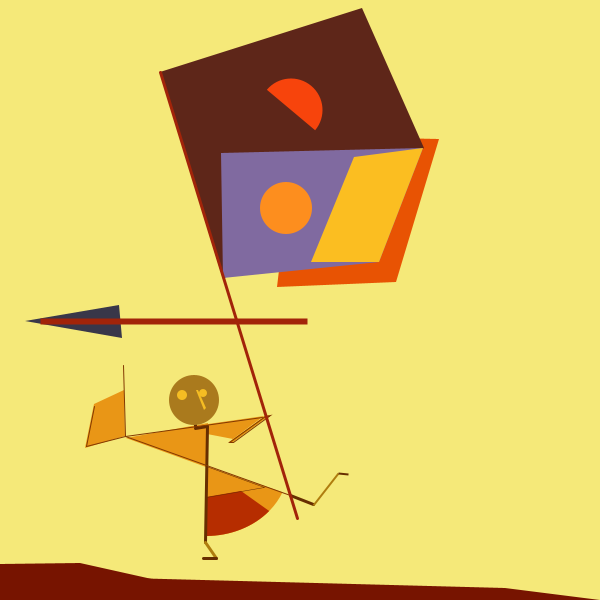
Frame 1 (no input)
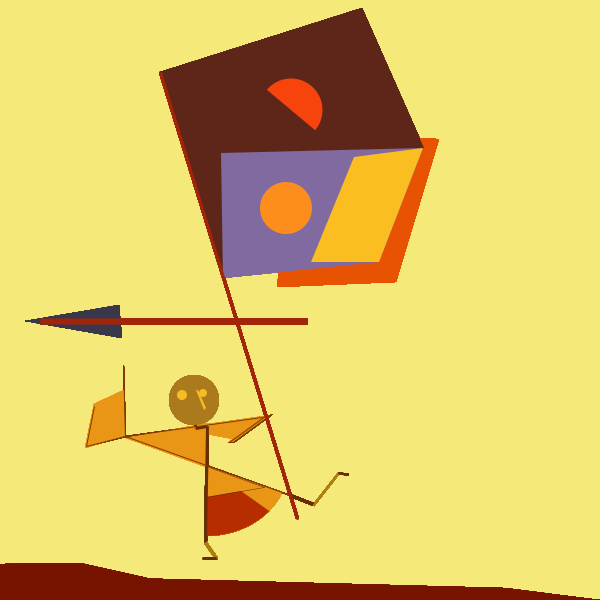
Frame 60 (the mouse pressed at the canvas centre just before this capture)
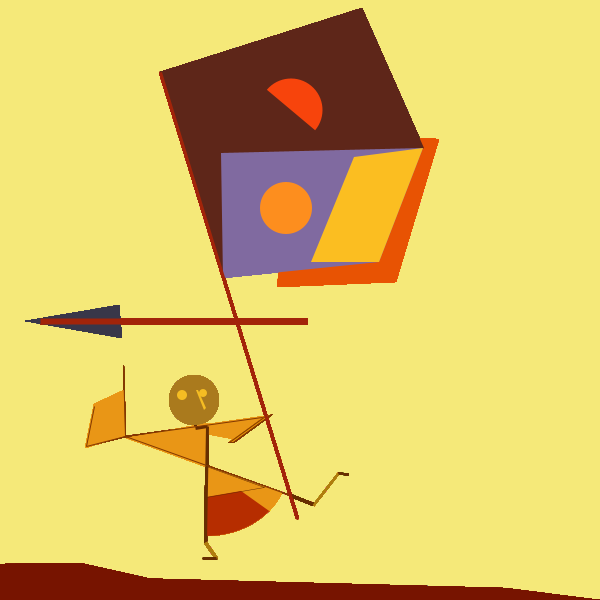
Frame 120 (the mouse held since frame 60 and released just before this capture)

The Processing sketch that drew these frames (run headless with seeded random() and noise(); from frame 60 on, the mouse is pressed at the canvas centre):

// Processing sketch: processing_109022
// ── processing_109022.pde

void setup()
{
  size(600, 600);
  background(#F5E979);
  smooth();
}
void draw()
{
  noStroke();
  //
  fill(232, 83, 3); 
  quad(295, 136, 439, 139, 396, 282, 277, 287);



  //land

  fill(119, 20, 0);
  quad(00, 564, 80, 563, 246, 600, 0, 600);
  quad(127, 578, 505, 588, 600, 600, 127, 600);

  //inner space!!
  noStroke();




  fill(233, 150, 22);
  triangle(208, 423, 206, 467, 126, 438); 

  noStroke();

  arc(206, 466, 165, 140, radians(22), radians(90));
  fill(182, 45, 0);

  arc(206, 466, 165, 140, radians(40), radians(90));

  fill(233, 150, 22);

  noStroke();
  quad(94, 404, 124, 390, 125, 436, 85, 448);
  quad(208, 424, 264, 416, 233, 439, 207, 434);



  stroke(103, 46, 1);
  strokeWeight(0.5);
  triangle(206, 466, 264, 487, 206, 497);


  // 

  //now bone
  stroke(103, 46, 1);
  strokeWeight(3);
  line(195, 424, 195, 426);
  line(195, 428, 207, 426);
  line(207, 426, 205, 542);

  stroke(175, 125, 14);
  line(205, 542, 216, 558);
  stroke(103, 46, 1);
  line(203, 558, 216, 558);

  stroke(131, 56, 0);
  strokeWeight(1);
  line(94, 406, 86, 446);
  line(86, 446, 125, 436);
  line(125, 436, 123, 365);




  stroke(131, 56, 0);
  line(125, 436, 269, 416);
  line(125, 436, 290, 495);
  //

  fill(226, 142, 3);
  quad(265, 416, 270, 415, 233, 442, 229, 442);



  //
  stroke(103, 46, 1);
  strokeWeight(3);
  line(290, 495, 313, 504);



  //man
noStroke();
  fill(170, 122, 29);
  ellipse(194, 400, 50, 50);
  fill(#F5BD23);
  ellipse(182, 395, 10, 10);
  ellipse(203, 393, 8, 8);

  quad(196, 390, 198, 390, 206, 408, 204, 410);





  //rectbig
noStroke();
  fill(94, 38, 25);
  quad(160, 72, 362, 8, 424, 148, 223, 279);
  fill(128, 106, 160);
  quad(221, 153, 423, 148, 379, 262, 223, 278);
  fill(251, 190, 33);
  quad(354, 157, 423, 148, 379, 262, 311, 262);
  //ellipse
  fill(247, 68, 12);
  arc(291, 110, 63, 63, radians(220), radians(400));
  fill(253, 142, 30);
  ellipse(286, 208, 52, 52);

  //line
  strokeWeight(3);
  stroke(162, 36, 9);
  line(160, 72, 297, 518);
  //TRI
  fill(57, 55, 73);
  noStroke();
  triangle(119, 305, 122, 338, 25, 321);

  stroke(162, 36, 9);
  strokeWeight(6);
  strokeCap(SQUARE);
  line(40, 321, 307, 321);


  //leg
  strokeWeight(2);
  stroke(175, 125, 14);
  line(313, 505, 338, 473);
  stroke(103, 46, 1);
  line(338, 473, 348, 474);
}
